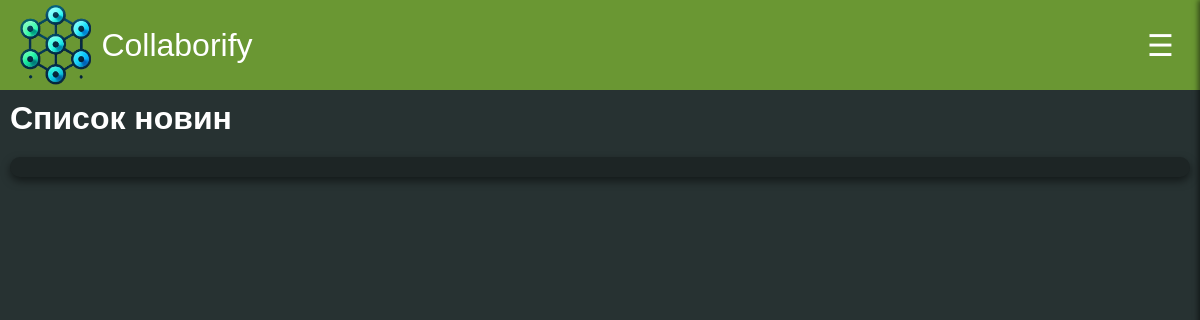
The page /news-list/ on the database as committed earlier.
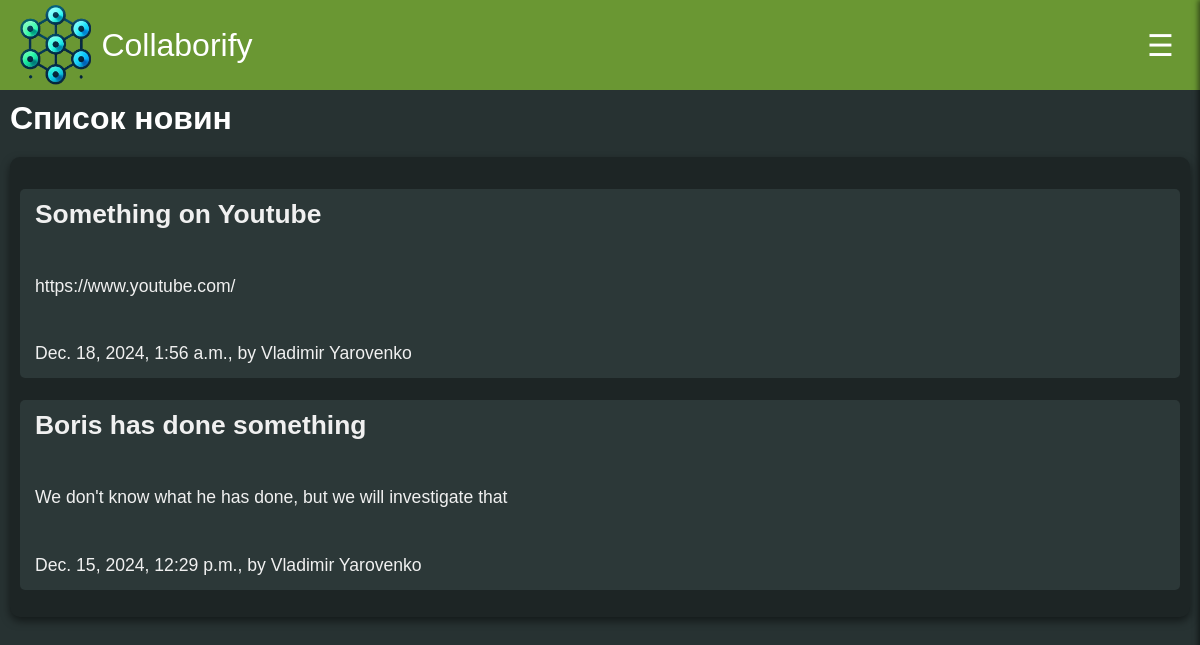
The same page on the database as committed later.
### default_pages/models.py (models this page shows, shortened)
class News(models.Model):
    title = models.CharField(max_length=255)
    content = models.TextField()
    author = models.ForeignKey(
        CustomUser,
        on_delete=models.CASCADE,
        related_name="authored_news"
    )
    editor = models.ForeignKey(
        CustomUser,
        on_delete=models.SET_NULL,
        related_name="edited_news",
        null=True,
        blank=True
    )
    created_at = models.DateTimeField(auto_now_add=True)
    updated_at = models.DateTimeField(auto_now=True)
    class Meta:
        permissions = [('can_post_news', 'Can post news')]

### auth_sys/models.py (models this page shows)
class CustomUser(AbstractBaseUser, PermissionsMixin):
    MONTH_CHOICES = [
        (1, 'January'),
        (2, 'February'),
        (3, 'March'),
        (4, 'April'),
        (5, 'May'),
        (6, 'June'),
        (7, 'July'),
        (8, 'August'),
        (9, 'September'),
        (10, 'October'),
        (11, 'November'),
        (12, 'December'),
    ]
    username = None
    first_name = models.CharField(max_length=255)
    last_name = models.CharField(max_length=255)
    email = models.EmailField(unique=True)
    birth_day = models.PositiveIntegerField(null=True)
    birth_month = models.PositiveIntegerField(choices=MONTH_CHOICES, null=True)
    is_staff = models.BooleanField(default=False)
    is_superuser = models.BooleanField(default=False)
    is_active = models.BooleanField(default=True)
    role = models.ForeignKey(Group, on_delete=models.SET_NULL, null=True, blank=True)
    USERNAME_FIELD = "email"
    objects = CustomUserManager()
    def __str__(self):
        return f"{self.first_name} {self.last_name}"

### default_pages/views.py (the view)
# urls.py: path('news-list/', views.NewsListView.as_view(), name='news-list'),
class NewsListView(ListView):
    model = News
    template_name = 'default_pages/news_list.html'
    context_object_name = 'news'
    def get_queryset(self):
        return News.objects.order_by('-created_at')

### templates/default_pages/news_list.html (shortened to what this page needs)
{% extends 'base.html' %}
{% load static %}
{% block content %}
  <link rel="stylesheet" href="{% static 'css/main_page.css' %}">
  <h1>Список новин</h1>
  <div class="layout-container">
    <div class="news-box1">
        {% for article in news %}
            <a class="news-item" href="{% url 'news-detail' pk=article.id %}">
                <h2>{{ article.title }}</h2>
                <p>{{ article.content }}</p>
                <p>{{ article.created_at }}, by {{ article.author }}</p>
            </a>
        {% endfor %}
    </div>
  </div>
{% endblock %}

Rows that differ between the two databases and show on the page:
added News: title "Something on Youtube", content "https://www.youtube.com/", created_at "Dec. 18, 2024, 1:56 a.m.", author "Vladimir Yarovenko"
added News: title "Boris has done something", content "We don't know what he has done, but we will investigate that", created_at "Dec. 15, 2024, 12:29 p.m.", author "Vladimir Yarovenko"
